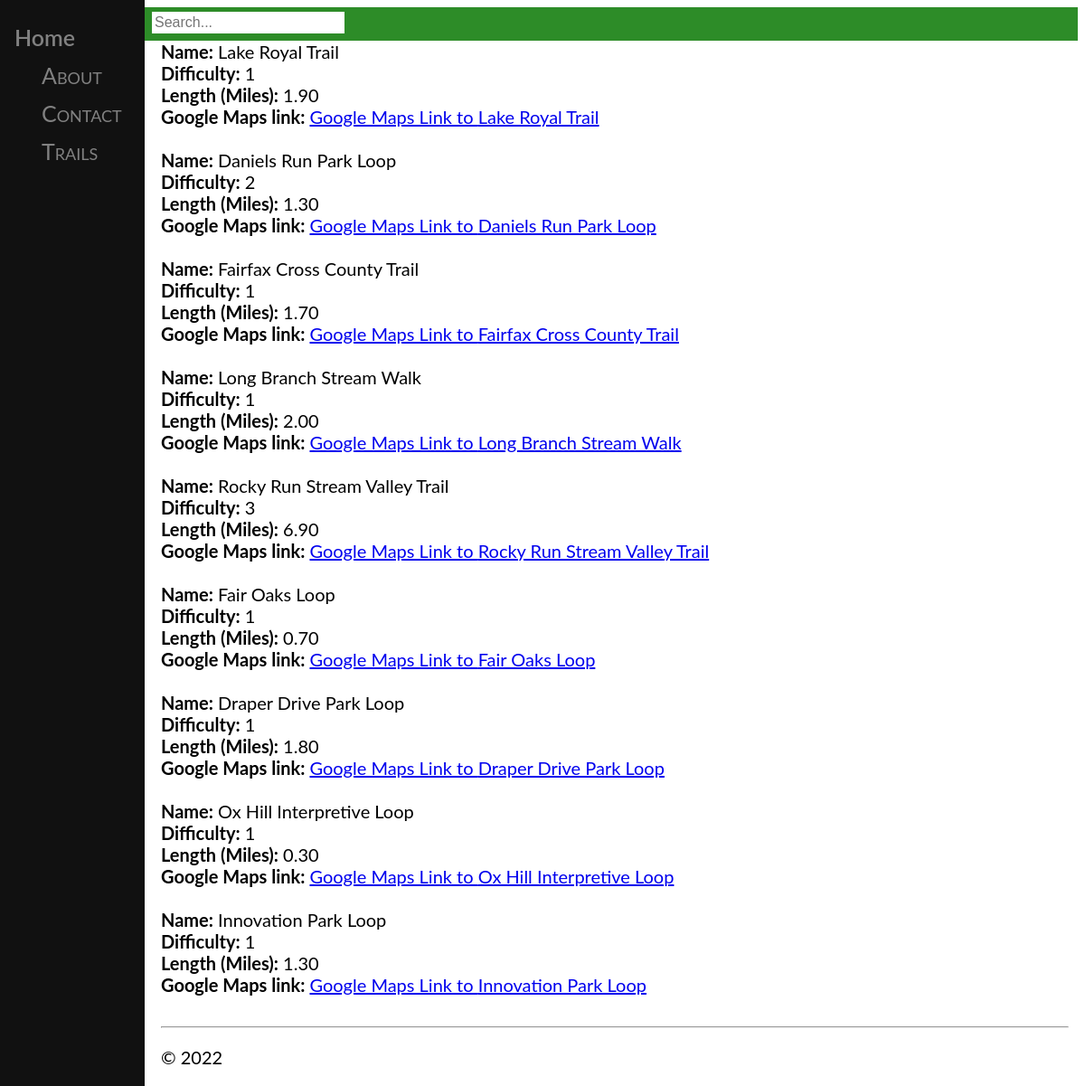
Screenshot of /trails/ with the database file from the repository.
### trailapp/models.py (models this page shows)
class Trail(models.Model):
    trail_name=models.CharField(max_length=30)
    difficulty=models.CharField(max_length=2, default='DEFAULT')
    trail_length=models.DecimalField(max_digits=5,decimal_places=2)
    maps_link=models.CharField(max_length=255)

### trailapp/views.py (the view)
# urls.py: path("trails/",views.trails,name="trails"),
def trails(request):
    dbTrails=Trail.objects.all()
    context={'dbTrails': dbTrails}
    return render(request,'../templates/hello/trails.html',context)

### templates/hello/trails.html (shortened to what this page needs)
{% extends "hello/layout.html" %}
{% block content %}
{% for Trail in dbTrails %}
    <b>Name:</b>
    {{ Trail.trail_name}}
    <br>
    <b>Difficulty:</b>
    {{ Trail.difficulty }}
    <br>
    <b>Length (Miles):</b>
    {{ Trail.trail_length }}
    <br>
    <b>Google Maps link:</b>
    <a href="{{Trail.maps_link}}">Google Maps Link to {{Trail.trail_name}}</a>
    <br></br>
{% endfor %}
{% load static %}
{% endblock %}

### templates/hello/layout.html (shortened to what this page needs)
<!DOCTYPE html>
<html>
<head>
    {% load static %}
    <link rel="stylesheet" type="text/css" href="{% static 'hello/site.css' %}"/>
</head>
<body>
<div class="navbar">
    <form action="{% url 'search' %}" method="get">
        <input name="q" type="text" placeholder="Search...">
      </form>
</div>
<html>
<head>
</head>
<body>
<div class="sidenav">
    <a href="{% url 'home' %}" class="navbar-brand">Home</a>
    <a href="{% url 'about' %}" class="navbar-item">About</a>
    <a href="{% url 'contact' %}" class="navbar-item">Contact</a>
    <a href="{% url 'trails' %}" class="navbar-item">Trails</a>
</div>
<div class="main">
    {% block content %}
    {% endblock %}
    <hr/>
    <footer>
        <p>&copy; 2022</p>
    </footer>
</div>
</body>
</html>

### static/hello/site.css (style rules this page uses)
.navbar { background-color: rgb(45, 140, 40); font-size: 1em; font-family: 'Trebuchet MS', 'Lucida Sans Unicode', 'Lucida Grande', 'Lucida Sans', Arial, sans-serif; color: white; padding: 8px 5px 8px 160px; }
.navbar-brand { font-size: 1.2em; font-weight: 600; }
.navbar-item { font-variant: small-caps; margin-left: 30px; }
.navbar input[type=text] { float: middle; padding: 3px; border: none; margin-top: -3px; margin-right: 16px; font-size: 1em; }

### templates/hello/layout.html (style rules this page uses)
body { font-family: "Lato", sans-serif; }
.sidenav { height: 100%; width: 160px; position: fixed; z-index: 1; top: 0; left: 0; background-color: #111; overflow-x: hidden; padding-top: 20px; }
.sidenav a { padding: 6px 8px 6px 16px; text-decoration: none; font-size: 25px; color: #818181; display: block; }
.main { margin-left: 160px; font-size: 20px; padding: 0px 10px; }

### rows the page displays
Trail: trail_name "Lake Royal Trail", difficulty "1", trail_length "1.90"
Trail: trail_name "Daniels Run Park Loop", difficulty "2", trail_length "1.30"
Trail: trail_name "Fairfax Cross County Trail", difficulty "1", trail_length "1.70"
Trail: trail_name "Long Branch Stream Walk", difficulty "1", trail_length "2.00"
Trail: trail_name "Rocky Run Stream Valley Trail", difficulty "3", trail_length "6.90"
Trail: trail_name "Fair Oaks Loop", difficulty "1", trail_length "0.70"
Trail: trail_name "Draper Drive Park Loop", difficulty "1", trail_length "1.80"
Trail: trail_name "Ox Hill Interpretive Loop", difficulty "1", trail_length "0.30"
Trail: trail_name "Innovation Park Loop", difficulty "1", trail_length "1.30"
